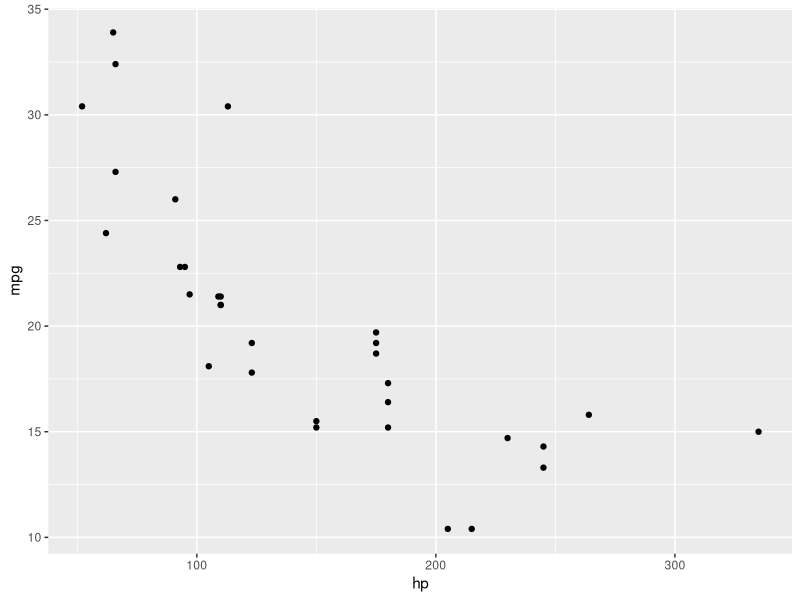
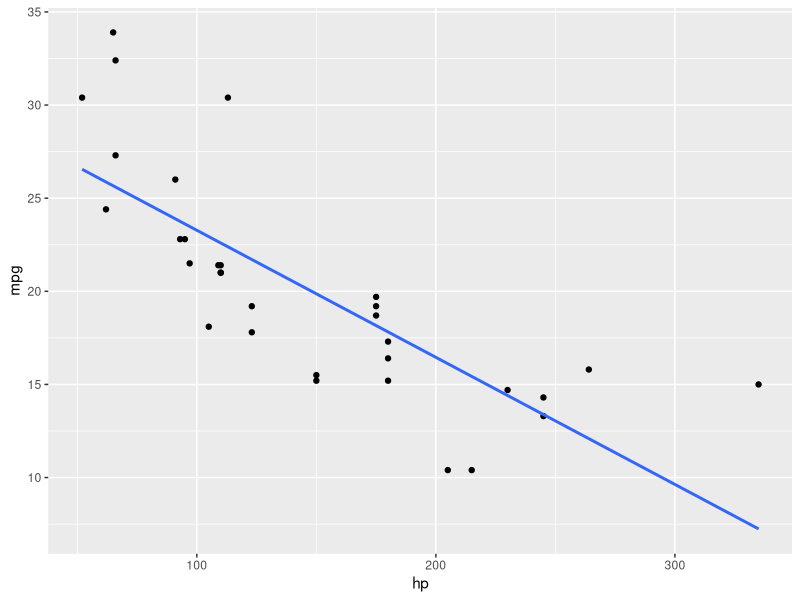
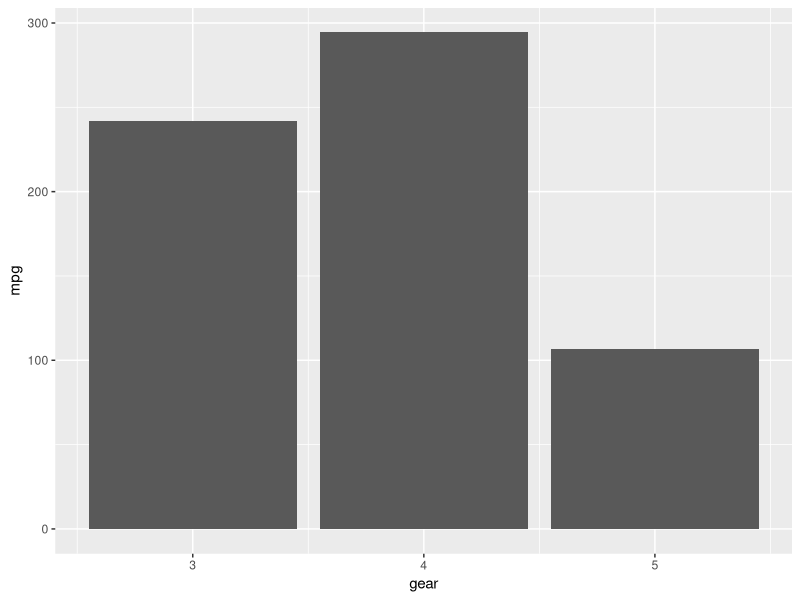
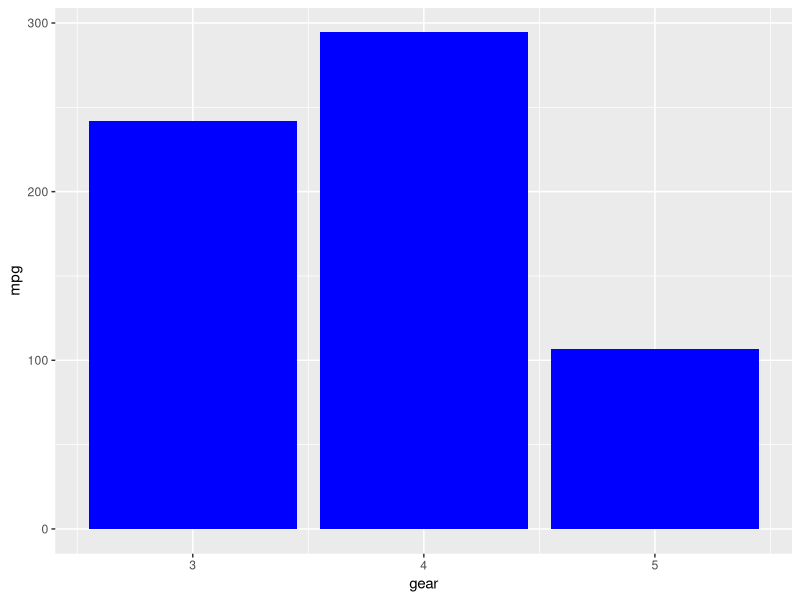
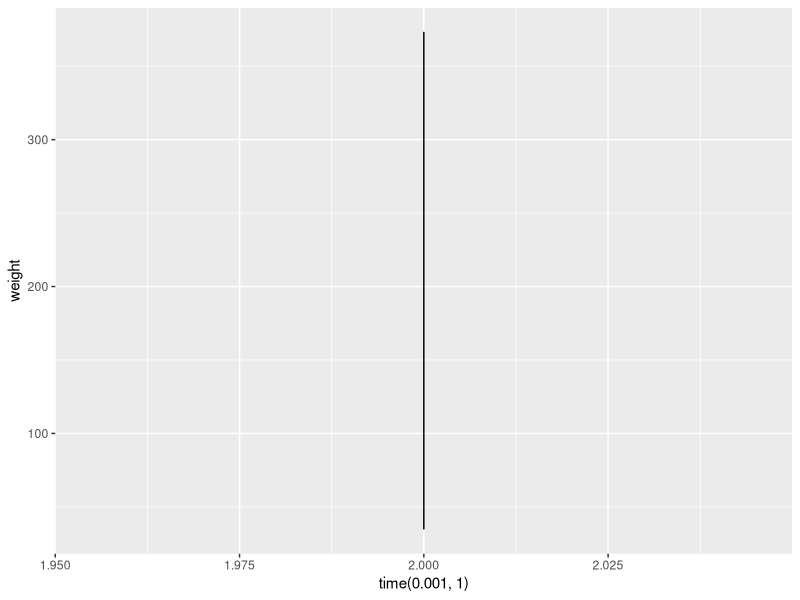

These charts were generated, in order, by the following R code:
## ---- chunk 1
3*4 +5
## ---- chunk 2
sqrt(64)/5 + (3*7)
## ---- chunk 3
4+9 * 7
## ---- chunk 4
favNumber<- 9
## ---- chunk 5
seq(1,100, by=1)
## ---- chunk 6
seq(1,37, by=2)
## ---- chunk 7
rep("younger",5)
rep("older", 5)
## ---- chunk 8
seq(0,100, by=5)
## ---- chunk 9
3*4 != 6+7
## ---- chunk 10
4^2 > 3 & 5<9
## ---- chunk 11
12/2 > 5 | 4>3
## ---- chunk 12
data(mtcars)
## ---- chunk 13
32
## ---- chunk 14
mean(mtcars$mpg)
## ---- chunk 15
sd(mtcars$mpg)
## ---- chunk 16
head(mtcars)
## ---- chunk 17
summary(mtcars)
## ---- chunk 18
library(ggplot2)
ggplot(mtcars, aes(x=hp, y=mpg)) +geom_point (stat="identity")
## ---- chunk 19
library(ggplot2)
ggplot(mtcars, aes(x=hp, y=mpg)) +geom_point (stat="identity") +geom_smooth (method=lm, se=FALSE)

## ---- chunk 20
ggplot(mtcars, aes(x=gear, y=mpg)) +geom_bar(stat="identity")
## ---- chunk 21
ggplot(mtcars, aes(x=gear, y=mpg)) +geom_bar(stat="identity", fill="blue")
## ---- chunk 22
data("ChickWeight")
## ---- chunk 23
ChickWeight$Chick
Chick=2
## ---- chunk 24
ggplot(ChickWeight, aes(x=time(.001, 1), y=weight)) + geom_line(stat="identity")
## ---- chunk 25
data(diamonds)
## ---- chunk 26
subset(diamonds, carat>=1.5, cut=="ideal")
## ---- chunk 27
subset(diamonds, clarity=="VS1")
#8,171
## ---- chunk 28
#I'm not sure
